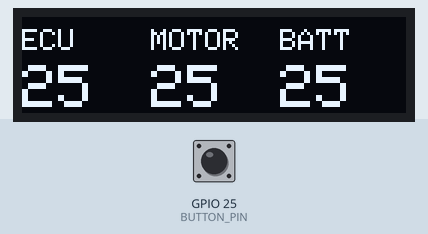
This sketch was run on a simulated ESP32. On the bench: 128×32 one-colour display. The inputs (shaded band) are chosen by the test bench; at power-on: GPIO 25 (BUTTON_PIN) HIGH. No CAN messages arrive unless stated; what the sketch prints to the serial monitor is not drawn.

Above: at 1.2 s.
1.3 s: GPIO 25 (BUTTON_PIN) pulled LOW for 0.2 s
At 2.6 s:
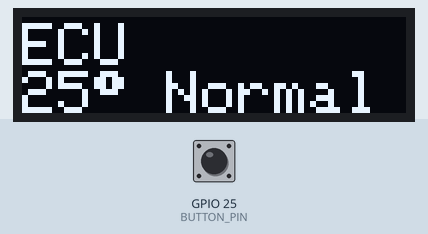
3.0 s: GPIO 25 (BUTTON_PIN) pulled LOW for 1 s
At 3.9 s:
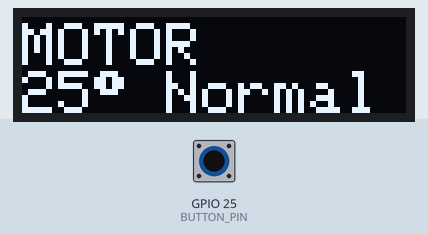
5.5 s: GPIO 25 (BUTTON_PIN) pulled LOW for 0.2 s
At 6.1 s:
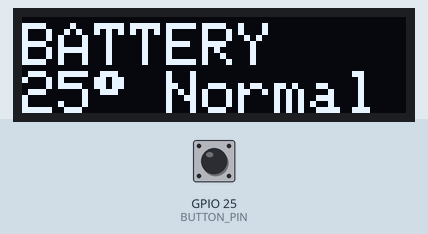
7.2 s: GPIO 25 (BUTTON_PIN) pulled LOW for 3.2 s
At 8.3 s:
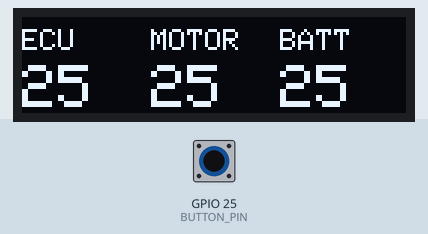
Timing chart, 0 to 10.2 s (numbered marks = the images above; inputs shaded):
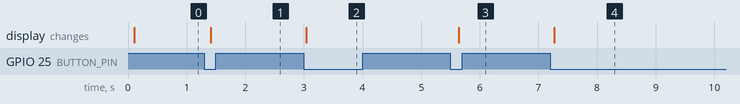

Measured:
- after the input at 1.3 s, the display: changes after 0.11 s (image 1)
- after the input at 3.0 s, the display: changes at once (image 2)
- after the input at 5.5 s, the display: changes after 0.14 s (image 3)
- after the input at 7.2 s, the display: changes after 0.07 s (image 4)

The sketch:

displaypolytronmain.ino
```cpp
#include <Arduino.h>
#include "display.h"
#include "canbus.h"
#include "config.h"

int currentPage = 1;
bool lastButton = HIGH;
unsigned long lastDebounce = 0;

void setup() {
    Serial.begin(115200);
    while(!Serial) delay(10);

    initDisplay();

    if(!initCAN()){
        Serial.println("Gagal init CAN!");
        while(1) delay(1000);
    }

    pinMode(BUTTON_PIN, INPUT_PULLUP);
    Serial.println("Sistem mulai... Mode Listen Only");
}

void loop() {
    updateCAN();

    // Tombol ganti halaman (1-4)
    bool btn = digitalRead(BUTTON_PIN);
    if(btn==LOW && lastButton==HIGH && (millis()-lastDebounce>DEBOUNCE_DELAY)){
        currentPage++;
        if(currentPage>4) currentPage=1;
        lastDebounce = millis();
    }
    lastButton = btn;

    updateDisplay(currentPage);
    delay(100);
}
```

canbus.cpp
```cpp
#include "canbus.h"
#include "Arduino.h"
#include "driver/twai.h"
#include "config.h"

// Variabel global untuk suhu
int tempCtrl = DEFAULT_TEMP;
int tempMotor = DEFAULT_TEMP;
int tempBatt = DEFAULT_TEMP;

// Variabel untuk smart default system
int lastValidTempCtrl = DEFAULT_TEMP;
int lastValidTempMotor = DEFAULT_TEMP;
int lastValidTempBatt = DEFAULT_TEMP;
unsigned long lastCtrlUpdate = 0;
unsigned long lastMotorUpdate = 0;
unsigned long lastBattUpdate = 0;
int ctrlDataCount = 0;
int motorDataCount = 0;
int battDataCount = 0;

bool initCAN() {
    twai_general_config_t g_config = TWAI_GENERAL_CONFIG_DEFAULT(CAN_TX_PIN, CAN_RX_PIN, CAN_MODE);
    twai_timing_config_t t_config = TWAI_TIMING_CONFIG_250KBITS();
    twai_filter_config_t f_config = TWAI_FILTER_CONFIG_ACCEPT_ALL();

    if (twai_driver_install(&g_config, &t_config, &f_config) != ESP_OK) return false;
    if (twai_start() != ESP_OK) return false;

    Serial.println("CAN LISTEN ONLY mode siap 250kbps");
    return true;
}

void updateCAN() {
    twai_message_t message;

    if(twai_receive(&message, pdMS_TO_TICKS(50)) == ESP_OK){
        uint32_t id = message.identifier;
        uint8_t dlc = message.data_length_code;

        // Controller & Motor Temperature
        if(id == ID_CTRL_MOTOR && dlc >= 6){
            tempCtrl = message.data[4];
            tempMotor = message.data[5];

            lastValidTempCtrl = tempCtrl;
            lastValidTempMotor = tempMotor;
            lastCtrlUpdate = millis();
            lastMotorUpdate = millis();
            ctrlDataCount++;
            motorDataCount++;
        }
        // Battery 5-Sensor Temperature
        else if(id == ID_BATT_5S && dlc >= 5){
            int maxTemp = -100;

            for(int i = 0; i < 5; ++i){
                if(message.data[i] > maxTemp)
                    maxTemp = message.data[i];
            }

            if(maxTemp != -100 && maxTemp > tempBatt){
                tempBatt = maxTemp;
                lastValidTempBatt = tempBatt;
                lastBattUpdate = millis();
                battDataCount++;
            }
        }
        // Battery Single Temperature
        else if(id == ID_BATT_SINGLE && dlc >= 6){
            int battTemp = message.data[5];

            if(battTemp > tempBatt){
                tempBatt = battTemp;
                lastValidTempBatt = tempBatt;
                lastBattUpdate = millis();
                battDataCount++;
            }
        }
    }

    // Smart default values system
    if(ctrlDataCount == 0) {
        tempCtrl = DEFAULT_TEMP;
    } else if(millis() - lastCtrlUpdate > DATA_TIMEOUT) {
        tempCtrl = lastValidTempCtrl;
    }

    if(motorDataCount == 0) {
        tempMotor = DEFAULT_TEMP;
    } else if(millis() - lastMotorUpdate > DATA_TIMEOUT) {
        tempMotor = lastValidTempMotor;
    }

    if(battDataCount == 0) {
        tempBatt = DEFAULT_TEMP;
    } else if(millis() - lastBattUpdate > DATA_TIMEOUT) {
        tempBatt = lastValidTempBatt;
    }
}
```

canbus.h
```cpp
#ifndef CANBUS_H
#define CANBUS_H

bool initCAN();
void updateCAN();

extern int tempCtrl;
extern int tempMotor;
extern int tempBatt;

#endif
```

display.cpp
```cpp
#include "display.h"
#include <Adafruit_SSD1306.h>
#include <Wire.h>
#include "canbus.h"
#include "config.h"

TwoWire myWire = TwoWire(0);
Adafruit_SSD1306 display(SCREEN_WIDTH, SCREEN_HEIGHT, &myWire, -1);

// Fungsi untuk menentukan status temperature dengan 4 level
const char* getTempStatus(int temp, int type) {
    if(type == 0) { // ECU
        if(temp <= ECU_NORMAL_MAX) return "Normal";
        else if(temp <= ECU_WARM_MAX) return "Warm";
        else if(temp <= ECU_HIGH_MAX) return "High";
        else return "Over";
    }
    else if(type == 1) { // MOTOR
        if(temp <= MOTOR_NORMAL_MAX) return "Normal";
        else if(temp <= MOTOR_WARM_MAX) return "Warm";
        else if(temp <= MOTOR_HIGH_MAX) return "High";
        else return "Over";
    }
    else { // BATTERY
        if(temp <= BATT_NORMAL_MAX) return "Normal";
        else if(temp <= BATT_WARM_MAX) return "Warm";
        else if(temp <= BATT_HIGH_MAX) return "High";
        else return "Over";
    }
}

void initDisplay() {
    myWire.begin(SDA_PIN, SCL_PIN);
    if(!display.begin(SSD1306_SWITCHCAPVCC, OLED_ADDRESS)){
        Serial.println("SSD1306 gagal init");
        for(;;);
    }
    display.clearDisplay();
    display.setTextColor(SSD1306_WHITE);
    display.setTextSize(2);
    display.setCursor(0,0);
    display.print("Init...");
    display.display();
    Serial.println("Display siap");
}

void updateDisplay(int page){
    display.clearDisplay();
    display.setTextColor(SSD1306_WHITE);

    if(page == 1){
        // PAGE 1: Overview semua temperature
        display.setTextSize(1);
        display.setCursor(0, 4);
        display.print("ECU");
        display.setCursor(43, 4);
        display.print("MOTOR");
        display.setCursor(86, 4);
        display.print("BATT");

        display.setTextSize(2);
        display.setCursor(0, 16);
        display.print(tempCtrl);
        display.setCursor(43, 16);
        display.print(tempMotor);
        display.setCursor(86, 16);
        display.print(tempBatt);
    }
    else if(page == 2){
        // PAGE 2: ECU detail
        display.setTextSize(2);
        display.setCursor(0, 2);
        display.println("ECU");
        display.setCursor(0, 18);
        display.printf("%d%c ", tempCtrl, 247);
        display.print(getTempStatus(tempCtrl, 0));
    }
    else if(page == 3){
        // PAGE 3: MOTOR detail
        display.setTextSize(2);
        display.setCursor(0, 2);
        display.println("MOTOR");
        display.setCursor(0, 18);
        display.printf("%d%c ", tempMotor, 247);
        display.print(getTempStatus(tempMotor, 1));
    }
    else if(page == 4){
        // PAGE 4: BATT detail
        display.setTextSize(2);
        display.setCursor(0, 2);
        display.println("BATTERY");
        display.setCursor(0, 18);
        display.printf("%d%c ", tempBatt, 247);
        display.print(getTempStatus(tempBatt, 2));
    }

    display.display();
}
```

display.h
```cpp
#ifndef DISPLAY_H
#define DISPLAY_H

void initDisplay();
void updateDisplay(int page);

#endif
```

config.h
```cpp
#ifndef CONFIG_H
#define CONFIG_H

#include "driver/twai.h"
#include "driver/gpio.h"

// =============================================
// USER CONFIGURATION - EDIT THESE VALUES ONLY
// =============================================

// === DISPLAY SETTINGS ===
#define SCREEN_WIDTH 128
#define SCREEN_HEIGHT 32
#define SDA_PIN GPIO_NUM_16
#define SCL_PIN GPIO_NUM_17
#define OLED_ADDRESS 0x3C

// === BUTTON SETTINGS ===
#define BUTTON_PIN GPIO_NUM_25
#define DEBOUNCE_DELAY 50

// === CAN BUS SETTINGS ===
#define CAN_TX_PIN GPIO_NUM_21
#define CAN_RX_PIN GPIO_NUM_22
#define CAN_BAUDRATE 250000  // 250kbps
#define CAN_MODE TWAI_MODE_LISTEN_ONLY

// === CAN MESSAGE IDs ===
#define ID_CTRL_MOTOR   0x0A010810UL  // Controller & Motor temperature
#define ID_BATT_5S      0x0E6C0D09UL  // Battery 5-sensor temperature
#define ID_BATT_SINGLE  0x0A010A10UL  // Battery single temperature

// === TEMPERATURE SETTINGS ===
#define DEFAULT_TEMP 25    // Default temperature when no data
#define DATA_TIMEOUT 10000 // 10 seconds timeout for stale data

// === TEMPERATURE THRESHOLDS ===
// ECU Thresholds
#define ECU_NORMAL_MAX 45
#define ECU_WARM_MAX   55
#define ECU_HIGH_MAX   65

// Motor Thresholds
#define MOTOR_NORMAL_MAX 50
#define MOTOR_WARM_MAX   60
#define MOTOR_HIGH_MAX   70

// Battery Thresholds
#define BATT_NORMAL_MAX 35
#define BATT_WARM_MAX   40
#define BATT_HIGH_MAX   45

// =============================================
// END USER CONFIGURATION
// =============================================

#endif
```
